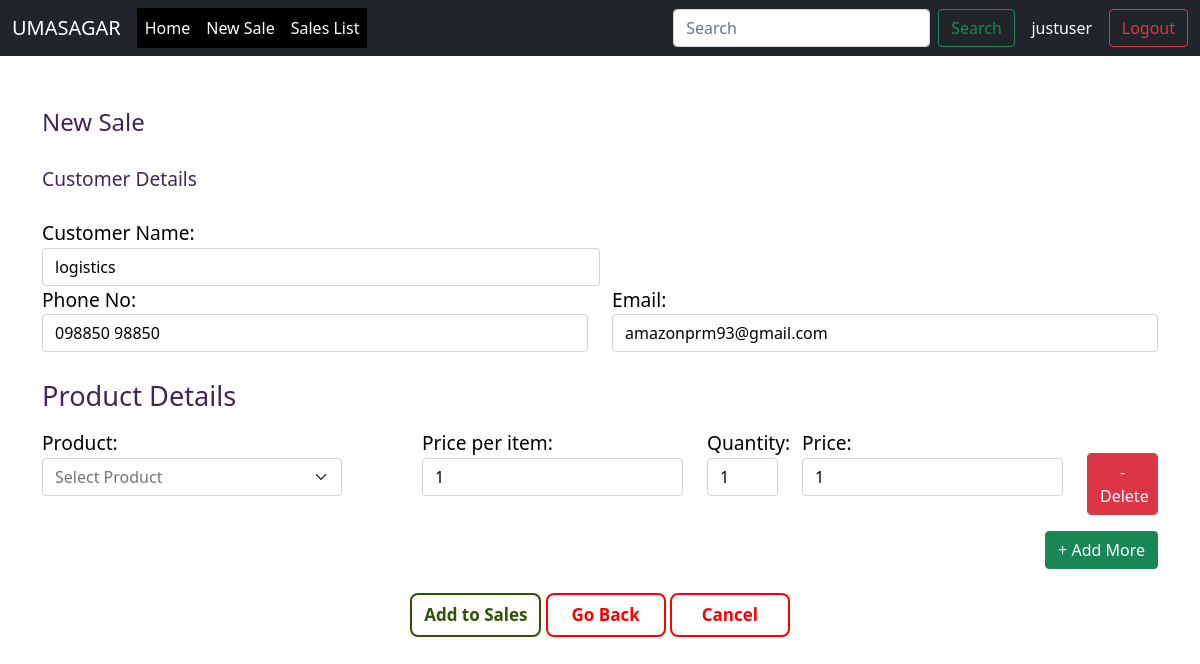
Screenshot of /customer/new/logistics (signed in) with the database file from the repository.
### authentication/models.py (models this page shows)
class Dependent(models.Model):
	zone = models.ForeignKey(Zone, on_delete = models.CASCADE,blank = True,null = True)
	state = models.ForeignKey(State, on_delete = models.CASCADE, blank = True,null = True)
	region = models.ForeignKey(Region, on_delete = models.CASCADE, blank = True,null = True)
	divison = models.ForeignKey(Division, on_delete = models.CASCADE, blank = True,null = True)
	district = models.ForeignKey(District, on_delete = models.CASCADE, blank = True,null = True)
	mandal = models.ForeignKey(Mandal, on_delete = models.CASCADE, blank = True,null = True)
	village = models.ForeignKey(Village, on_delete = models.CASCADE, blank = True,null = True)
	class Meta:
		abstract = True

class MyUser(AbstractUser,Dependent):
	username_validator = UnicodeUsernameValidator()
	username = models.CharField(
        _('username'),
        max_length=150,
        unique=True,
        help_text=_('Required. 150 characters or fewer. Letters, digits and @/./+/-/_ only.'),
        validators=[username_validator],
        db_index=True, primary_key=True,
        error_messages={
            'unique': _("A user with that username already exists."),
        },)
	company = models.ForeignKey(Company, on_delete = models.CASCADE,blank = True,null = True)
	usertype = models.ForeignKey(UserType, on_delete = models.CASCADE,blank = True,null = True)
	address = models.TextField(blank = True,null = True)
	mobile = PhoneNumberField(blank = True,null = True)
	officer = models.ForeignKey(settings.AUTH_USER_MODEL ,on_delete = models.SET_NULL , null = True, blank = True)
	REQUIRED_FIELDS = ['email']

### umasagar/views.py (the view, shortened to what this page needs)
# urls.py: path('customer/new/<str:pk>', PurchaseCreateView.as_view(), name='new-purchase'),
class PurchaseCreateView(LoginRequiredMixin,View):
    template_name = 'new_sale.html'
    def get(self, request, pk):
        formset = SaleItemFormset(request.GET or None)                      # renders an empty formset
        supplierobj = get_object_or_404(MyUser, pk=pk)                        # gets the supplier object
        context = {
            'formset'   : formset,
            'supplier'  : supplierobj,
        }                                                                       # sends the supplier and formset as context
        return render(request, self.template_name, context)

### umasagar/models.py (called while the page is built)
	def __str__(self):
		return self.variety_code

	def __str__(self):
		return str(self.variety_code)

### umasagar/templates/new_sale.html (shortened to what this page needs)
{% extends "base.html" %}
{% load static %}
{% block content %}
    <div style="color:#402657; font-style: bold; font-size: 1.5rem; border-bottom: 1px solid white;">New Sale</div>
        <br>
        <div class="panel panel-default">
            <div style="color:#402657; font-style: bold; font-size: 1.2rem; border-bottom: 1px solid white;">Customer Details</div>
            <br>
            <div class="panel-body">
                <div class="form-group col-md-6">
                    <label for="id_name" class="panel-body-text">Customer Name:</label>
                    <input type="text" class="form-control textinput" id="id_name" value="{{ supplier.username }}" disabled>
                </div>
                <div class="row">
                    <div class="col-md-6">
                        <label for="id_phone" class="panel-body-text">Phone No:</label>
                        <input type="text" class="form-control textinput" id="id_phone" value="{{ supplier.mobile }}" disabled>
                    </div>
                    <div class="col-md-6">
                        <label for="id_email" class="panel-body-text">Email:</label>
                        <input type="email" class="form-control textinput" id="id_gstin" value="{{ supplier.email }}" disabled>
                    </div>
                </div>
            </div>
        </div>
        <br>
        <form method="post" class="panel panel-default" autocomplete="off">
            <div class="panel-heading panel-heading-text">Product Details</div>
                <div id="stockitem">
                    <div class="panel-body">
                    {% for form in formset %}
                        <div class="row form-row">
                            <div class="form-group col-md-4">
                                <label class="panel-body-text">Product:</label>
                                <input type="text" list="productlist" placeholder="Select Product" class="form-select setprice stock" style="width: 300px;" name="form-{{forloop.counter0}}-product" id="id_form-{{forloop.counter0}}-product" required >
                            </div>
                            <div class="form-group col-md-3">
                                <label class="panel-body-text">Price per item:</label>
                                {{ form.perprice }}
                            </div>
                            <div class="form-group col-md-1">
                                <label class="panel-body-text">Quantity:</label>
                                {{ form.quantity }}
                            </div>
                            <div class="form-group col-md-3">
                                <label class="panel-body-text">Price:</label>
                                <input type="text" class="textinput form-control totalprice" value="1" disabled required>
                            </div>
                            <div class="form-group col-md-1">
                                <button class="form-control btn btn-danger remove-form-row">- Delete</button>
                            </div>
                        </div>
                    {% endfor %}
                        <div class = "mt-3" style="text-align: right;">
                            <a href="#" class="add-form-row btn btn-success">+ Add More</a>
                        </div>
                    </div>
                </div>
            <br>
            <div class="align-middle">
                <button type="submit" class="btn ghost-green">Add to Sales</button>
                <a href="{% url 'umasagar:index' %}" class="btn ghost-button">Go Back</a>
                <a href="{% url 'umasagar:index' %}" class="btn ghost-button">Cancel</a>
            </div>
        </form>
    </div>
{% endblock content %}

### templates/base.html (shortened to what this page needs)
{% load static %}
<!DOCTYPE html>
<html>
<head>
    <link href="https://cdn.jsdelivr.net/npm/bootstrap@5.0.1/dist/css/bootstrap.min.css" rel="stylesheet">
    <link rel="stylesheet" type="text/css" href="{% static 'css/main.css' %}">
    <link rel="stylesheet" type="text/css" href="{% static 'css/sidebar.css' %}">
    <link rel="stylesheet" type="text/css" href="{% static 'css/dialogbox.css' %}">
</head>
<body class="has-animations">
  <nav class="navbar navbar-expand-lg navbar-dark bg-dark">
  <div class="container-fluid">
    <a class="navbar-brand" href="#">UMASAGAR</a>
    <div class="collapse navbar-collapse" id="navbarSupportedContent">
      <ul class="navbar-nav me-auto mb-2 mb-lg-0">
        <li class="nav-item">
          <a class="nav-link active" aria-current="page" href="{% url 'umasagar:index' %}">Home</a>
        </li>
        <li class="nav-item">
          <a class="nav-link active" href="{% url 'umasagar:select-supplier' %}">New Sale</a>
        </li>
        <li class="nav-item">
          <a class="nav-link active" href="{% url 'umasagar:sales-list' %}" >Sales List</a>
        </li>
      </ul>
      <form class="d-flex">
        <input class="form-control me-2" type="search" placeholder="Search" aria-label="Search">
        <button class="btn btn-outline-success" type="submit">Search</button>
      </form>
      {% if request.user.is_authenticated %}
      <span style="color:white">{{request.user.username}}</span>
          <a class="btn btn-outline-danger" href="{% url 'logout' %}">Logout</a>
      {% else %}
          <a class="btn btn-outline-success" href="{% url 'login' %}">Login</a>
      {% endif %}
    </div>
  </div>
</nav>
<div class="container mt-5">
{% block content %}
{% endblock %}
</body>
</html>

### assets/css/main.css (style rules this page uses)
body, html { height: 100%; }
.form-group { color:black; }
label { color: black; font-size: 1.5rem; }
a { color:#402657; }
.navbar-collapse > .navbar-nav { background-color: #000000; }
ul { margin: 0; }
.align-middle { text-align: center; }
.textinput { background-color: #fff; color: black; }
.textinput:disabled { background-color: #fff; color: black; }
.ghost-button { color: red; background-color: transparent; border: 2px solid red; font-size: 17px; padding: 7px 12px; font-weight: bolder; transition-duration: 0.2s; display: inline-block; text-decoration: none; font-family: 'Open Sans', sans-serif; min-width: 120px; border-radius: 8px; }
.ghost-green { color: #2D5304; background-color: transparent; border: 2px solid #2D5304; font-size: 17px; padding: 7px 12px; font-weight: bolder; transition-duration: 0.2s; display: inline-block; text-decoration: none; font-family: 'Open Sans', sans-serif; min-width: 120px; border-radius: 8px; }
.panel-heading-text { color: #402657; font-size: 1.7rem; border-bottom: 2px solid white; margin-bottom: 10px; }
.panel-body-text { font-size: 1.2rem; }

### rows the page displays
MyUser: user.username "justuser"
MyUser: username "logistics", mobile "098850 98850", email "amazonprm93@gmail.com"
